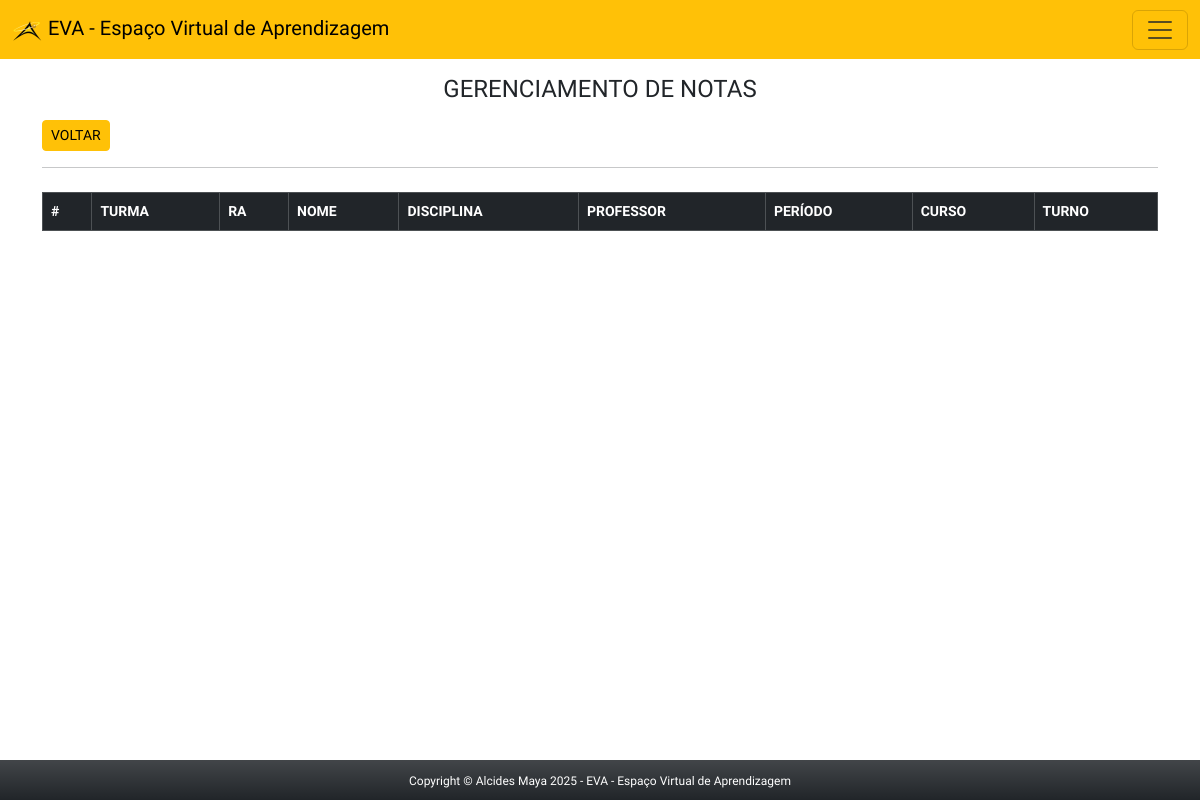
Before: /app/view/adminNotas.php?id=22&per=1 (signed in) with the older database file.
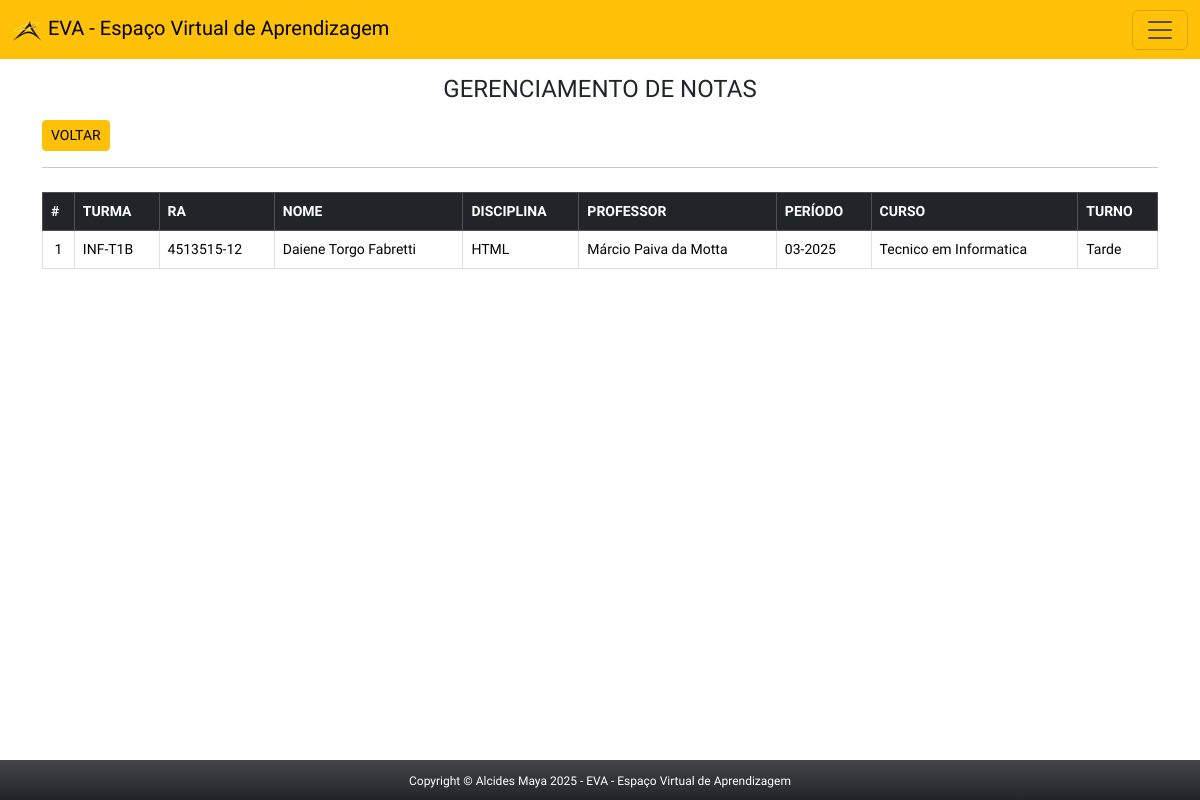
After: the same page with the newer database file.
### tables this page shows
CREATE TABLE `turmas` (
  `id_turma` int(11) NOT NULL,
  `nome_turma` varchar(50) NOT NULL,
  `ativa` tinyint(1) NOT NULL DEFAULT '1',
  `aluno_ra` varchar(20) NOT NULL,
  `disciplina_id` int(11) NOT NULL,
  `professor_id` int(11) NOT NULL,
  `periodo_id` int(11) NOT NULL,
  `curso_id` int(11) NOT NULL,
  `turno_id` int(11) NOT NULL,
  `alterado_por` varchar(30) DEFAULT NULL,
  `data_criado` timestamp NOT NULL DEFAULT CURRENT_TIMESTAMP,
  `data_editado` timestamp NOT NULL DEFAULT CURRENT_TIMESTAMP ON UPDATE CURRENT_TIMESTAMP
);

CREATE TABLE `alunos` (
  `id_aluno` int(11) NOT NULL,
  `nome_aluno` varchar(90) NOT NULL,
  `status_aluno` varchar(10) NOT NULL DEFAULT 'ativo',
  `avatar` varchar(90) NOT NULL DEFAULT 'avatar.png',
  `ra` varchar(15) NOT NULL,
  `cpf` varchar(15) DEFAULT NULL,
  `email` varchar(90) NOT NULL,
  `fone` varchar(15) NOT NULL,
  `curso_id` tinyint(1) DEFAULT NULL,
  `data_criado` timestamp NOT NULL DEFAULT CURRENT_TIMESTAMP,
  `data_editado` timestamp NOT NULL DEFAULT CURRENT_TIMESTAMP ON UPDATE CURRENT_TIMESTAMP
);

CREATE TABLE `disciplinas` (
  `id_disciplina` int(11) NOT NULL,
  `nome` varchar(60) NOT NULL,
  `thumb` varchar(20) NOT NULL DEFAULT 'thumb.png',
  `logo` varchar(90) DEFAULT 'logo.png',
  `curso` int(11) NOT NULL,
  `pre_requisito` varchar(90) NOT NULL DEFAULT 'Nenhum',
  `quem_editou` varchar(60) NOT NULL DEFAULT 'Admin',
  `data_criado` timestamp NOT NULL DEFAULT CURRENT_TIMESTAMP,
  `data_editado` timestamp NOT NULL DEFAULT CURRENT_TIMESTAMP ON UPDATE CURRENT_TIMESTAMP
);

CREATE TABLE `professores` (
  `id_prof` int(11) NOT NULL,
  `nome_prof` varchar(90) NOT NULL,
  `email` varchar(90) NOT NULL,
  `fone` varchar(15) NOT NULL,
  `data_criado` timestamp NOT NULL DEFAULT CURRENT_TIMESTAMP,
  `data_editado` timestamp NOT NULL DEFAULT CURRENT_TIMESTAMP ON UPDATE CURRENT_TIMESTAMP
);

CREATE TABLE `periodos` (
  `id_periodo` int(11) NOT NULL,
  `periodo` varchar(50) NOT NULL,
  `data_criado` timestamp NOT NULL DEFAULT CURRENT_TIMESTAMP,
  `data_editado` timestamp NOT NULL DEFAULT CURRENT_TIMESTAMP ON UPDATE CURRENT_TIMESTAMP
);

CREATE TABLE `cursos` (
  `id_curso` int(11) NOT NULL,
  `nome_curso` varchar(100) NOT NULL,
  `quem_editou` varchar(60) NOT NULL,
  `data_criado` timestamp NOT NULL DEFAULT CURRENT_TIMESTAMP,
  `data_editado` timestamp NOT NULL DEFAULT CURRENT_TIMESTAMP ON UPDATE CURRENT_TIMESTAMP
);

CREATE TABLE `turnos` (
  `id_turno` int(11) NOT NULL,
  `turno` varchar(10) NOT NULL,
  `editado_por` varchar(50) NOT NULL,
  `data_criado` timestamp NOT NULL DEFAULT CURRENT_TIMESTAMP,
  `data_editado` timestamp NOT NULL DEFAULT CURRENT_TIMESTAMP ON UPDATE CURRENT_TIMESTAMP
);

### app/config/connect.php (called while the page is built, shortened)
<?php
abstract class Connect {
    private $servidor = 'localhost';
    private $user = 'root';
    private $pass = 'usbw';
    private $banco = 'eva';
    private function connect() {
        $this->conn = new PDO("mysql:host=$this->servidor;dbname=$this->banco", $this->user, $this->pass);
    }
}
?>

### app/model/turma.php (called while the page is built, shortened)
<?php
require_once '../config/connect.php';
class Turma extends Connect{
    private $tabela = 'turmas';
        public function consultarTurma($id_disciplina, $id_periodo){
        $sql = "SELECT t.nome_turma, t.aluno_ra, t.disciplina_id, t.periodo_id, t.professor_id, t.curso_id, d.nome, p.nome_prof, pe.periodo, a.nome_aluno, c.nome_curso, tu.turno
        FROM $this->tabela as t
        LEFT JOIN alunos as a ON t.aluno_ra = a.ra
        LEFT JOIN disciplinas as d ON t.disciplina_id = d.id_disciplina
        LEFT JOIN professores as p ON t.professor_id = p.id_prof
        LEFT JOIN cursos as c ON t.curso_id = c.id_curso
        LEFT JOIN turnos as tu ON t.turno_id = tu.id_turno
        LEFT JOIN periodos as pe ON t.periodo_id = pe.id_periodo
        WHERE id_disciplina = :id_disciplina AND id_periodo = :id_periodo";
        $stmt = $this->conn->prepare($sql);
        $stmt->bindParam(':id_disciplina', $id_disciplina, PDO::PARAM_INT);
        $stmt->bindParam(':id_periodo', $id_periodo, PDO::PARAM_INT);
        $stmt->execute();
        $result = $stmt->fetchAll(PDO::FETCH_ASSOC);
        return $result;
    }
}

### app/view/adminNotas.php (the view, shortened to what this page needs)
<?php
if (isset($_SESSION['logado']) && $_SESSION['logado'] == true && $_SESSION['nivel'] == 9) {
?>
    <!DOCTYPE html>
    <html lang="pt-br">
    <head>
        <link rel="stylesheet" href="css/style.css">
    </head>
    <body>
        <div class="container-full">
            <?php require_once 'headerAdmin.php'; ?>
            <section class="container main bg-white">
                <h4 class="text-center my-3">GERENCIAMENTO DE NOTAS</h4>
                <a href="adminNotasPer.php" class="btn btn-sm btn-warning">VOLTAR</a>
                <hr class="pt-1 pb-1">
                <table class="table table-bordered table stripped">
                    <thead class="table-dark">
                        <tr>
                            <th>
                                #
                            </th>
                            <th>
                                TURMA
                            </th>
                            <th>
                                RA
                            </th>
                            <th>
                                NOME
                            </th>
                            <th>
                                DISCIPLINA
                            </th>
                            <th>
                                PROFESSOR
                            </th>
                            <th>
                                PERÍODO
                            </th>
                            <th>
                                CURSO
                            </th>
                            <th>
                                TURNO
                            </th>
                        </tr>
                    </thead>
                    <tbody>
                        <?php
                        $id_disciplina = $_GET['id'];
                        $id_periodo = $_GET['per'];
                        $turma = new Turma();
                        $consulta = $turma->consultarTurma($id_disciplina, $id_periodo);
                        $i = 1;
                        foreach ($consulta as $linha) {
                            $nome = $linha['nome_turma'];
                            $ra = $linha['aluno_ra'];
                            $aluno = $linha['nome_aluno'];
                            $disciplina = $linha['nome'];
                            $professor = $linha['nome_prof'];
                            $periodo = $linha['periodo'];
                            $curso = $linha['nome_curso'];
                            $turno = $linha['turno'];
                            echo "
                          <tr>
                              <td class='text-center'>" . $i++ . "</td>
                              <td>$nome</td>
                              <td>$ra</td>
                              <td>$aluno</td>
                              <td>$disciplina</td>
                              <td>$professor</td>
                              <td>$periodo</td>
                              <td>$curso</td>
                              <td>$turno</td>";
                            echo "</tr>";
                        }
                        ?>
                    </tbody>
                </table>
            </section>
            <?php require_once 'footer.php'; ?>
        </div>
    </body>
    </html>
<?php
} else {
    header('Location: ../view/index.php');
}
?>

### app/view/headerAdmin.php (shortened to what this page needs)
<header>
<nav class="navbar bg-warning sticky-top eva-menu">
        <div class="container-fluid">
          <a class="navbar-brand" href="#">
            <img src="../../public/img/logo.png" alt="Logo" height="30" class="d-inline-block align-text-top">
            EVA - Espaço Virtual de Aprendizagem
          </a>
          <button class="navbar-toggler" type="button" data-bs-toggle="offcanvas" data-bs-target="#offcanvasDarkNavbar" aria-controls="offcanvasDarkNavbar" aria-label="Toggle navigation">
            <span class="navbar-toggler-icon bar"></span>
          </button>
        </div>
      </nav>
</header>

### app/view/footer.php
<footer class="fixed-bottom bg-dark bg-gradient text-center text-white pt-2 pb-2">
        <span class="foot">Copyright &copy Alcides Maya 2025 - EVA - Espaço Virtual de Aprendizagem</span>
</footer>

### app/view/css/style.css (style rules this page uses)
body, * { font-family: 'Saira', sans-serif; font-optical-sizing: auto; font-style: normal; }
table { font-size: 14px; margin-bottom: 150px !important; }
.foot { font-size: 12px; }

Changed rows visible on the page:
added turmas: nome_turma "INF-T1B", aluno_ra "4513515-12", alunos.nome_aluno "Daiene Torgo Fabretti", disciplina.nome "HTML", professor.nome_prof "Márcio Paiva da Motta", periodo.periodo "03-2025", curso.nome_curso "Tecnico em Informatica", turno.turno "Tarde"
